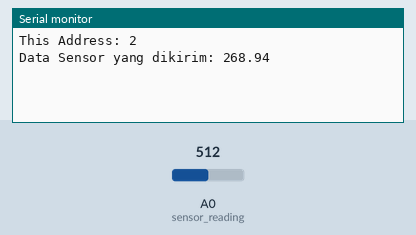
This sketch was run on a simulated Arduino Uno, built with avr-gcc and run on an emulated ATmega328P. On the bench: the last lines printed to the serial monitor. The test bench sets the inputs (shaded band); at power-on: A0 (sensor_reading) = 512. No radio packets arrive unless stated.

Above: at 1.2 s.
1.3 s: A0 (sensor_reading) set to 716
At 2.5 s:
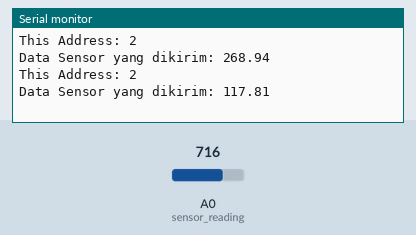
2.8 s: A0 (sensor_reading) set to 900
At 3.9 s:
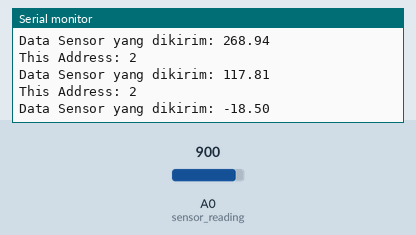
Timing chart, 0 to 5.8 s (numbered marks = the images above; inputs shaded):
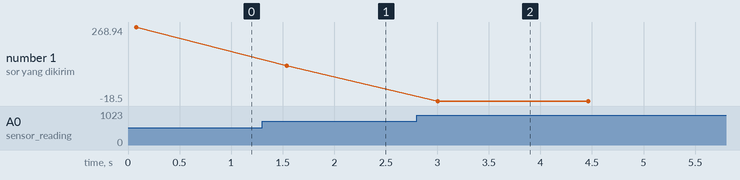

Measured:
- after the input at 1.3 s, the serial monitor: prints a new line after 0.24 s (image 1)
- after the input at 2.8 s, the serial monitor: prints a new line after 0.20 s (image 2)
- plotted number 1: 268.94 → 117.81 after the input at 1.3 s, 117.81 → -18.5 after the input at 2.8 s

The sketch:

Client_2_Tahap_5.ino
```cpp
#include <SPI.h>
#include <RH_RF95.h>
RH_RF95 rf95;

int Frequency = 868;
int TxPower = 5;
int SensorValue;
float NTU;
float voltage;

//Inisialisasi Struct
typedef struct {
  int address;
  float sensorvalue;
} paket;
paket X;

//Pembacaan Sensor
float sensor_reading(){
  float NTU;
  int SensorValue;
  SensorValue = analogRead(A0);
  float voltage = SensorValue * (4.8/1023);
  NTU = (-157.89 * voltage) + (648.25);
  return NTU;
}

//Data yang akan dikirim
float value_of_data(float NTU){
   X.address = 2;
   X.sensorvalue = NTU;
   return (X.address,X.sensorvalue);
}

//Fungsi mengirim data
void sending_data(){
  rf95.send((uint8_t*) &X, sizeof(X));
  rf95.waitPacketSent();
}

void setup()
{

Serial.begin (9600);
while (!Serial);
if (!rf95.init())
    {
      Serial.print("init failed");
    }

  rf95.setFrequency(Frequency);
  rf95.setTxPower(TxPower);
  rf95.setThisAddress(102);
  rf95.setHeaderTo(105);
  rf95.setHeaderId(2);


}

void loop()
{
  sensor_reading();
  NTU = sensor_reading();
  value_of_data(NTU);
  sending_data();
  Serial.print("This Address: ");
  Serial.println(X.address);
  Serial.print("Data Sensor yang dikirim: ");
  Serial.println(X.sensorvalue);
  delay(1400);
  }
```
